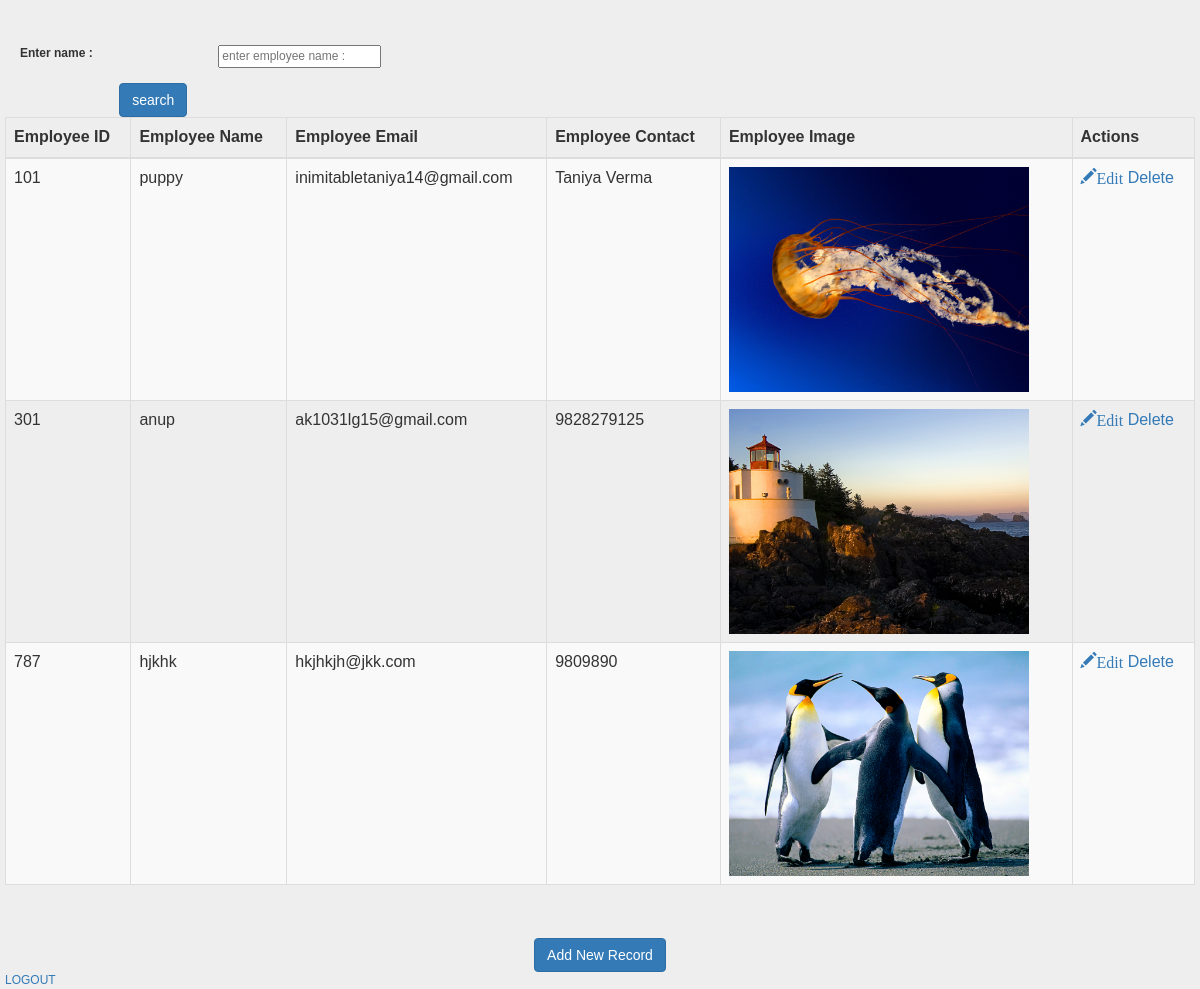
/show (signed in), run on the app's committed database.
### employee/models.py (models this page shows)
class Employee(models.Model):
	eid = models.CharField(max_length=20)
	ename = models.CharField(max_length=100)
	eemail = models.EmailField()
	econtact = models.CharField(max_length=15)
	eimage=models.ImageField(upload_to="emp",null=True)
	class Meta:
		db_table = "employee"

### employee/views.py (the view)
# urls.py: path('show',views.show),
@login_required(login_url='/login')
def show(request):
    employees = Employee.objects.all()
    return render(request,"show.html",{'employees':employees})

### employee/templates/show.html (shortened to what this page needs)
<html>
<head>
     {% load staticfiles %}
    <link rel="stylesheet" href="{% static 'style.css' %}"/>
</head>
<body>
<form action='/search' method='POST'>
	<div class="form-group row">
    <label class="col-sm-2 col-form-label">Enter name :</label>
    <div class="col-sm-4">
    <input class='text' name='search_box' placeholder='enter employee name : '></input>
    </div>
	</div>
	<div class="form-group row">
    <label class="col-sm-1 col-form-label"></label>
    <div class="col-sm-4">
    <button type='submit' class="btn btn-primary">search</button>
    </div>
	</form>
<table class="table table-striped table-bordered table-sm">
    <thead class="thead-dark">
    <tr>
        <th>Employee ID</th>
        <th>Employee Name</th>
        <th>Employee Email</th>
        <th>Employee Contact</th>
	    <th>Employee Image</th>
        <th>Actions</th>
    </tr>
    </thead>
    <tbody>
{% for employee in employees %}
    <tr>
        <td>{{ employee.eid }}</td>
        <td>{{ employee.ename }}</td>
        <td>{{ employee.eemail }}</td>
        <td>{{ employee.econtact }}</td>
        <td><img src="media/{{employee.eimage}}" width=300px/></td>
        <td>
            <a href="/edit/{{ employee.id }}"><span class="glyphicon glyphicon-pencil" >Edit</span></a>
            <a href="/delete/{{ employee.id }}">Delete</a>
        </td>
    </tr>
{% endfor %}
    </tbody>
</table>
<br>
<br>
<center><a href="/emp" class="btn btn-primary">Add New Record</a></center>
<a href="/logout">LOGOUT</a>
</body>
</html>

### employee/static/style.css (style rules this page uses)
body { font:12px/1.4 Verdana,Arial; background:#eee; height:100%; margin:25px 0; padding:20 }

### data on the page
Employee: eid "101", ename "puppy", eemail "inimitabletaniya14@gmail.com", econtact "Taniya Verma", eimage (picture)
Employee: eid "301", ename "anup", eemail "ak1031lg15@gmail.com", econtact "9828279125", eimage (picture)
Employee: eid "787", ename "hjkhk", eemail "hkjhkjh@jkk.com", econtact "9809890", eimage (picture)
